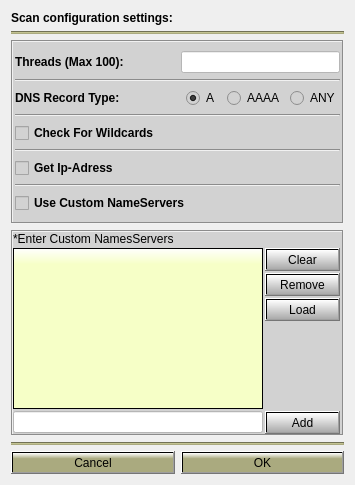
<?xml version="1.0" encoding="UTF-8"?>
<ui version="4.0">
 <class>BruteConfigDialog</class>
 <widget class="QDialog" name="BruteConfigDialog">
  <property name="geometry">
   <rect>
    <x>0</x>
    <y>0</y>
    <width>355</width>
    <height>485</height>
   </rect>
  </property>
  <property name="sizePolicy">
   <sizepolicy hsizetype="Maximum" vsizetype="Maximum">
    <horstretch>0</horstretch>
    <verstretch>0</verstretch>
   </sizepolicy>
  </property>
  <property name="minimumSize">
   <size>
    <width>0</width>
    <height>0</height>
   </size>
  </property>
  <property name="maximumSize">
   <size>
    <width>355</width>
    <height>485</height>
   </size>
  </property>
  <property name="windowTitle">
   <string>Scan Configuration</string>
  </property>
  <property name="styleSheet">
   <string notr="true"/>
  </property>
  <layout class="QVBoxLayout" name="verticalLayout_5">
   <item>
    <layout class="QVBoxLayout" name="verticalLayout_4">
     <item>
      <widget class="QLabel" name="label_title">
       <property name="font">
        <font>
         <weight>75</weight>
         <bold>true</bold>
        </font>
       </property>
       <property name="text">
        <string>Scan configuration settings:</string>
       </property>
      </widget>
     </item>
     <item>
      <widget class="Line" name="line">
       <property name="styleSheet">
        <string notr="true">background-color: rgb(170, 170, 127);</string>
       </property>
       <property name="orientation">
        <enum>Qt::Horizontal</enum>
       </property>
      </widget>
     </item>
    </layout>
   </item>
   <item>
    <widget class="QFrame" name="frame">
     <property name="styleSheet">
      <string notr="true">background-color: rgb(210, 210, 210);</string>
     </property>
     <property name="frameShape">
      <enum>QFrame::Box</enum>
     </property>
     <property name="frameShadow">
      <enum>QFrame::Sunken</enum>
     </property>
     <layout class="QVBoxLayout" name="verticalLayout">
      <property name="leftMargin">
       <number>2</number>
      </property>
      <property name="rightMargin">
       <number>2</number>
      </property>
      <item>
       <layout class="QHBoxLayout" name="horizontalLayout_2">
        <item>
         <widget class="QLabel" name="label_3">
          <property name="sizePolicy">
           <sizepolicy hsizetype="Fixed" vsizetype="Fixed">
            <horstretch>0</horstretch>
            <verstretch>0</verstretch>
           </sizepolicy>
          </property>
          <property name="minimumSize">
           <size>
            <width>160</width>
            <height>20</height>
           </size>
          </property>
          <property name="maximumSize">
           <size>
            <width>160</width>
            <height>20</height>
           </size>
          </property>
          <property name="font">
           <font>
            <family>MS Shell Dlg 2</family>
            <weight>75</weight>
            <bold>true</bold>
           </font>
          </property>
          <property name="styleSheet">
           <string notr="true"/>
          </property>
          <property name="text">
           <string>Threads (Max 100):</string>
          </property>
         </widget>
        </item>
        <item>
         <widget class="QLineEdit" name="lineEdit_threads">
          <property name="sizePolicy">
           <sizepolicy hsizetype="Preferred" vsizetype="Fixed">
            <horstretch>0</horstretch>
            <verstretch>0</verstretch>
           </sizepolicy>
          </property>
          <property name="maximumSize">
           <size>
            <width>170</width>
            <height>16777215</height>
           </size>
          </property>
          <property name="styleSheet">
           <string notr="true">background-color: rgb(255, 255, 255);</string>
          </property>
          <property name="maxLength">
           <number>3</number>
          </property>
         </widget>
        </item>
       </layout>
      </item>
      <item>
       <widget class="Line" name="line_4">
        <property name="orientation">
         <enum>Qt::Horizontal</enum>
        </property>
       </widget>
      </item>
      <item>
       <layout class="QHBoxLayout" name="horizontalLayout_4">
        <item>
         <widget class="QLabel" name="label_6">
          <property name="sizePolicy">
           <sizepolicy hsizetype="Fixed" vsizetype="Fixed">
            <horstretch>0</horstretch>
            <verstretch>0</verstretch>
           </sizepolicy>
          </property>
          <property name="minimumSize">
           <size>
            <width>160</width>
            <height>20</height>
           </size>
          </property>
          <property name="maximumSize">
           <size>
            <width>160</width>
            <height>20</height>
           </size>
          </property>
          <property name="font">
           <font>
            <weight>75</weight>
            <bold>true</bold>
           </font>
          </property>
          <property name="styleSheet">
           <string notr="true"/>
          </property>
          <property name="frameShape">
           <enum>QFrame::NoFrame</enum>
          </property>
          <property name="frameShadow">
           <enum>QFrame::Raised</enum>
          </property>
          <property name="lineWidth">
           <number>1</number>
          </property>
          <property name="text">
           <string>DNS Record Type:</string>
          </property>
         </widget>
        </item>
        <item>
         <layout class="QHBoxLayout" name="horizontalLayout_3">
          <property name="leftMargin">
           <number>5</number>
          </property>
          <item>
           <widget class="QRadioButton" name="radioButton_dnsRecordType_A">
            <property name="font">
             <font>
              <family>MS Shell Dlg 2</family>
              <weight>50</weight>
              <bold>false</bold>
             </font>
            </property>
            <property name="text">
             <string>A</string>
            </property>
            <property name="checked">
             <bool>true</bool>
            </property>
            <attribute name="buttonGroup">
             <string notr="true">buttonGroup_3</string>
            </attribute>
           </widget>
          </item>
          <item>
           <widget class="QRadioButton" name="radioButton_dnsRecordType_AAAA">
            <property name="font">
             <font>
              <family>MS Shell Dlg 2</family>
              <weight>50</weight>
              <bold>false</bold>
             </font>
            </property>
            <property name="text">
             <string>AAAA</string>
            </property>
            <attribute name="buttonGroup">
             <string notr="true">buttonGroup_3</string>
            </attribute>
           </widget>
          </item>
          <item>
           <widget class="QRadioButton" name="radioButton_dnsRecordType_ANY">
            <property name="text">
             <string>ANY</string>
            </property>
           </widget>
          </item>
         </layout>
        </item>
       </layout>
      </item>
      <item>
       <widget class="Line" name="line_3">
        <property name="styleSheet">
         <string notr="true"/>
        </property>
        <property name="frameShadow">
         <enum>QFrame::Sunken</enum>
        </property>
        <property name="orientation">
         <enum>Qt::Horizontal</enum>
        </property>
       </widget>
      </item>
      <item>
       <widget class="QCheckBox" name="checkBox_checkWildcards">
        <property name="font">
         <font>
          <weight>75</weight>
          <bold>true</bold>
         </font>
        </property>
        <property name="text">
         <string>Check For Wildcards</string>
        </property>
       </widget>
      </item>
      <item>
       <widget class="Line" name="line_5">
        <property name="orientation">
         <enum>Qt::Horizontal</enum>
        </property>
       </widget>
      </item>
      <item>
       <widget class="QCheckBox" name="checkBox_getIpAddress">
        <property name="font">
         <font>
          <weight>75</weight>
          <bold>true</bold>
         </font>
        </property>
        <property name="text">
         <string>Get Ip-Adress</string>
        </property>
       </widget>
      </item>
      <item>
       <widget class="Line" name="line_2">
        <property name="orientation">
         <enum>Qt::Horizontal</enum>
        </property>
       </widget>
      </item>
      <item>
       <widget class="QCheckBox" name="checkBox_useCustomNameServers">
        <property name="font">
         <font>
          <family>MS Shell Dlg 2</family>
          <weight>75</weight>
          <bold>true</bold>
         </font>
        </property>
        <property name="text">
         <string>Use Custom NameServers</string>
        </property>
        <property name="checked">
         <bool>false</bool>
        </property>
       </widget>
      </item>
     </layout>
    </widget>
   </item>
   <item>
    <widget class="QFrame" name="frame_nameservers">
     <property name="styleSheet">
      <string notr="true">background-color: rgb(210, 210, 210);</string>
     </property>
     <property name="frameShape">
      <enum>QFrame::Box</enum>
     </property>
     <property name="frameShadow">
      <enum>QFrame::Sunken</enum>
     </property>
     <layout class="QVBoxLayout" name="verticalLayout_18">
      <property name="leftMargin">
       <number>0</number>
      </property>
      <property name="topMargin">
       <number>0</number>
      </property>
      <property name="rightMargin">
       <number>0</number>
      </property>
      <property name="bottomMargin">
       <number>0</number>
      </property>
      <item>
       <layout class="QVBoxLayout" name="verticalLayout_2">
        <property name="spacing">
         <number>2</number>
        </property>
        <item>
         <widget class="QLabel" name="label_9">
          <property name="text">
           <string>*Enter Custom NamesServers</string>
          </property>
         </widget>
        </item>
        <item>
         <layout class="QHBoxLayout" name="horizontalLayout_7">
          <item>
           <widget class="QListWidget" name="listWidget_nameservers">
            <property name="sizePolicy">
             <sizepolicy hsizetype="Fixed" vsizetype="Expanding">
              <horstretch>0</horstretch>
              <verstretch>0</verstretch>
             </sizepolicy>
            </property>
            <property name="maximumSize">
             <size>
              <width>250</width>
              <height>16777215</height>
             </size>
            </property>
            <property name="styleSheet">
             <string notr="true">QWidget#listWidget_nameservers{
background-color: qlineargradient(x1: 0, y1: 0, x2: 0, y2: 1, stop: 0 white, stop: 0.1  rgb(246, 255, 199));
border-style: solid;
border-color: black;
border-width: 1px;
border-radius: 0px;
}
QListWidget::item:selected {
background-color:  rgb(199, 199, 149);
color: black;}
QListWidget::item:hover{
background-color: rgb(230, 230, 172);
}</string>
            </property>
            <property name="selectionMode">
             <enum>QAbstractItemView::ExtendedSelection</enum>
            </property>
            <property name="selectionRectVisible">
             <bool>true</bool>
            </property>
           </widget>
          </item>
          <item>
           <layout class="QVBoxLayout" name="verticalLayout_8">
            <property name="spacing">
             <number>2</number>
            </property>
            <item>
             <widget class="QPushButton" name="pushButton_clear">
              <property name="sizePolicy">
               <sizepolicy hsizetype="Fixed" vsizetype="Fixed">
                <horstretch>0</horstretch>
                <verstretch>0</verstretch>
               </sizepolicy>
              </property>
              <property name="maximumSize">
               <size>
                <width>75</width>
                <height>23</height>
               </size>
              </property>
              <property name="styleSheet">
               <string notr="true">background-color: qlineargradient(x1: 0, y1: 0, x2: 0, y2: 1.5, stop: 0 white, stop: 1 grey);</string>
              </property>
              <property name="text">
               <string>Clear</string>
              </property>
             </widget>
            </item>
            <item>
             <widget class="QPushButton" name="pushButton_remove">
              <property name="sizePolicy">
               <sizepolicy hsizetype="Fixed" vsizetype="Fixed">
                <horstretch>0</horstretch>
                <verstretch>0</verstretch>
               </sizepolicy>
              </property>
              <property name="maximumSize">
               <size>
                <width>75</width>
                <height>23</height>
               </size>
              </property>
              <property name="styleSheet">
               <string notr="true">background-color: qlineargradient(x1: 0, y1: 0, x2: 0, y2: 1.5, stop: 0 white, stop: 1 grey);</string>
              </property>
              <property name="text">
               <string>Remove</string>
              </property>
             </widget>
            </item>
            <item>
             <widget class="QPushButton" name="pushButton_load">
              <property name="sizePolicy">
               <sizepolicy hsizetype="Fixed" vsizetype="Fixed">
                <horstretch>0</horstretch>
                <verstretch>0</verstretch>
               </sizepolicy>
              </property>
              <property name="maximumSize">
               <size>
                <width>75</width>
                <height>23</height>
               </size>
              </property>
              <property name="styleSheet">
               <string notr="true">background-color: qlineargradient(x1: 0, y1: 0, x2: 0, y2: 1.5, stop: 0 white, stop: 1 grey);</string>
              </property>
              <property name="text">
               <string>Load</string>
              </property>
             </widget>
            </item>
            <item>
             <spacer name="verticalSpacer">
              <property name="orientation">
               <enum>Qt::Vertical</enum>
              </property>
              <property name="sizeHint" stdset="0">
               <size>
                <width>20</width>
                <height>40</height>
               </size>
              </property>
             </spacer>
            </item>
           </layout>
          </item>
         </layout>
        </item>
        <item>
         <layout class="QHBoxLayout" name="horizontalLayout_6">
          <item>
           <widget class="QLineEdit" name="lineEdit_nameservers">
            <property name="maximumSize">
             <size>
              <width>250</width>
              <height>16777215</height>
             </size>
            </property>
            <property name="styleSheet">
             <string notr="true">background-color: rgb(255, 255, 255);</string>
            </property>
           </widget>
          </item>
          <item>
           <widget class="QPushButton" name="pushButton_add">
            <property name="sizePolicy">
             <sizepolicy hsizetype="Fixed" vsizetype="Fixed">
              <horstretch>0</horstretch>
              <verstretch>0</verstretch>
             </sizepolicy>
            </property>
            <property name="maximumSize">
             <size>
              <width>75</width>
              <height>23</height>
             </size>
            </property>
            <property name="styleSheet">
             <string notr="true">background-color: qlineargradient(x1: 0, y1: 0, x2: 0, y2: 1.5, stop: 0 white, stop: 1 grey);</string>
            </property>
            <property name="text">
             <string>Add</string>
            </property>
           </widget>
          </item>
         </layout>
        </item>
       </layout>
      </item>
     </layout>
    </widget>
   </item>
   <item>
    <layout class="QVBoxLayout" name="verticalLayout_3">
     <item>
      <widget class="Line" name="line_9">
       <property name="styleSheet">
        <string notr="true">background-color: rgb(170, 170, 127);</string>
       </property>
       <property name="orientation">
        <enum>Qt::Horizontal</enum>
       </property>
      </widget>
     </item>
     <item>
      <layout class="QHBoxLayout" name="horizontalLayout">
       <item>
        <widget class="QPushButton" name="pushButton_cancel">
         <property name="styleSheet">
          <string notr="true">background-color: qlineargradient(x1: 0, y1: 0, x2: 0, y2: 1, stop: 0 white, stop: 0.3 rgb(170, 170, 127));</string>
         </property>
         <property name="text">
          <string>Cancel</string>
         </property>
        </widget>
       </item>
       <item>
        <widget class="QPushButton" name="pushButton_ok">
         <property name="styleSheet">
          <string notr="true">background-color: qlineargradient(x1: 0, y1: 0, x2: 0, y2: 1, stop: 0 white, stop: 0.3 rgb(170, 170, 127));</string>
         </property>
         <property name="text">
          <string>OK</string>
         </property>
        </widget>
       </item>
      </layout>
     </item>
    </layout>
   </item>
  </layout>
 </widget>
 <resources/>
 <connections/>
 <buttongroups>
  <buttongroup name="buttonGroup_3"/>
 </buttongroups>
</ui>
